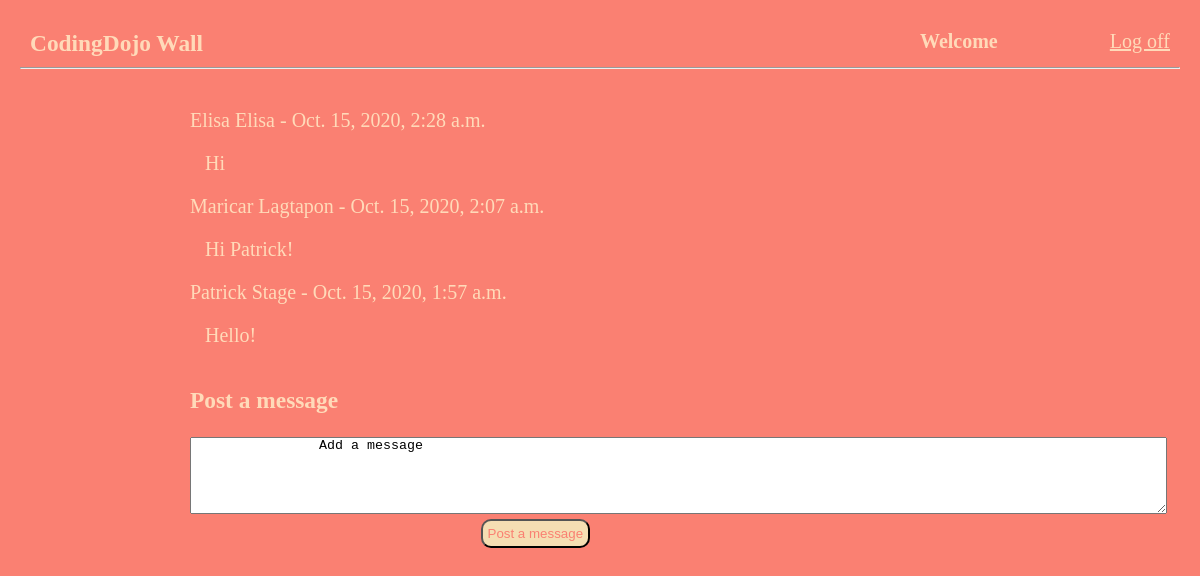
The page / on the database its author committed.
### wall_app/models.py (models this page shows, shortened)
class Message(models.Model):
    message= models.TextField(max_length=255)
    user = models.ForeignKey(User, related_name="messages", on_delete = models.CASCADE)
    created_at = models.DateTimeField(auto_now_add=True)
    updated_at = models.DateTimeField(auto_now_add=True)

class User(models.Model):
    first_name = models.CharField(max_length=255)
    last_name = models.CharField(max_length=255)
    email = models.CharField(max_length=255)
    password = models.CharField(max_length=255)
    confirm = models.CharField(max_length=255)
    created_at = models.DateTimeField(auto_now_add=True)
    updated_at = models.DateTimeField(auto_now_add=True)
    objects = UserManager()

### wall_app/views.py (the view)
# urls.py: path('', views.index),
def index(request):
    context = {
        'messages': Message.objects.all().order_by('-created_at'),
        'comments': Comment.objects.all().order_by('created_at')
    }
    return render(request, 'index.html', context)

### wall_app/templates/index.html (shortened to what this page needs)
<!DOCTYPE html>
<html lang="en">
<head>
    {% load static %}
    <link rel="stylesheet" href="{% static 'style.css' %}">
</head>
<body>
    <div id="wrapper">
        <div id="nav">
            <h3>CodingDojo Wall</h3>
            <div id="navbar">
                <h4>Welcome</h4>
                <a href="/logout">Log off</a>
            </div>
        </div>
        <hr>
        <div id="main">
            <div class="messages">
                {% for message in messages %}
                <p><p>{{ message.user.first_name }} {{ message.user.last_name }} - {{ message.created_at }}</p>
                <p class="toright">{{ message.message }}</p>
                {% endfor %}
            </div>
            <form action="login" method="post">
                <h3>Post a message</h3><br>
                <textarea id="post" name="message" rows="5" cols="120">
                Add a message
            </textarea><br>
                <input type="submit" id="done" value="Post a message">
            </form>
        </div>
    </div>
</body>
</html>

### wall_app/static/style.css (style rules this page uses)
* { margin: 0px; padding: 0px; }
body { padding:20px; background-color: salmon; color: peachpuff; font-size: 20px; }
#nav { display: flex; justify-content: space-between; padding:10px; }
#navbar { display: flex; justify-content: space-between; width: 250px; }
#main { padding:20px 150px 20px 150px; margin: 0px auto; width: 900px; }
.messages { margin: 20px; }
p { margin: 20px 10px 20px 0px; word-wrap: break-word; }
input#done { margin-left: 83%; padding: 5px; border-radius: 10px; background-color: wheat; color: salmon; }
form { width: 350px; padding: 20px; }
.toright { margin-left:15px; }
a { color: peachpuff; }

### rows shown on the page
Message: user.first_name "Elisa", user.last_name "Elisa", created_at "Oct. 15, 2020, 2:28 a.m.", message "Hi"
Message: user.first_name "Maricar", user.last_name "Lagtapon", created_at "Oct. 15, 2020, 2:07 a.m.", message "Hi Patrick!"
Message: user.first_name "Patrick", user.last_name "Stage", created_at "Oct. 15, 2020, 1:57 a.m.", message "Hello!"
